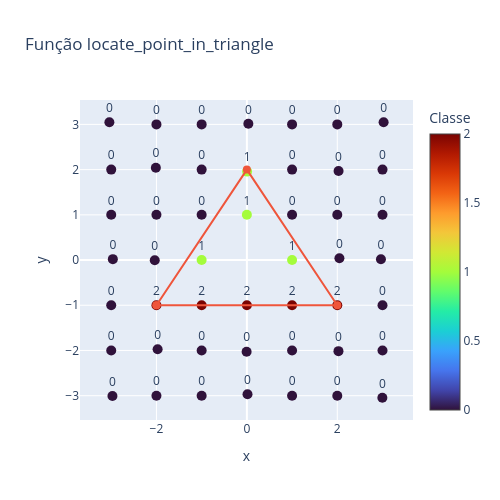

This figure's notebook cell:
### Markdown cell above
### Localização dos pontos

A partir dos sinais das três coordenadas baricêntricas, cada ponto é
classificado em relação ao triângulo segundo:

- `0`: exterior;
- `1`: interior;
- `2`: fronteira.

A fronteira é identificada considerando a tolerância numérica definida
para o projeto. A figura a seguir aplica a classificação ao mesmo conjunto
de pontos utilizado nos experimentos anteriores.

### Code cell
from tca.geometry import locate_point_in_triangle

locations = np.array(
    [locate_point_in_triangle(point, triangle) for point in points],
    dtype=np.int64,
)

fig = plot_point_order(
    points,
    locations,
    annotations=locations,
    values=locations,
    value_name="locate_point_in_triangle",
    title="Função locate_point_in_triangle",
)

# Corrige o título da escala.
fig.data[0].marker.colorbar.title = "Classe"

# Fecha o triângulo para desenhar sua fronteira.
closed_triangle = np.vstack((triangle, triangle[0]))

fig.add_trace(
    go.Scatter(
        x=closed_triangle[:, 0],
        y=closed_triangle[:, 1],
        mode="lines+markers",
        line=dict(width=2),
        marker=dict(size=8),
        name="Triângulo",
        hoverinfo="skip",
    )
)

fig.show()

### Figure 1 — Plotly figure (JSON) as saved in the notebook; plotly's stock layout.template omitted (floating-point values rounded to 4 significant figures)
{"data": [{"customdata": [[2, 2], [0, 0], [0, 0], [0, 0], [0, 0], [0, 0], [0, 0], [0, 0], [0, 0], [0, 0], [0, 0], [1, 1], [1, 1], [0, 0], [0, 0], [0, 0], [0, 0], [0, 0], [0, 0], [2, 2], [0, 0], [0, 0], [0, 0], [0, 0], [0, 0], [2, 2], [0, 0], [0, 0], [1, 1], [0, 0], [0, 0], [0, 0], [0, 0], [0, 0], [0, 0], [2, 2], [0, 0], [0, 0], [1, 1], [0, 0], [0, 0], [2, 2], [0, 0], [0, 0], [0, 0], [0, 0], [0, 0], [0, 0]], "hovertemplate": "x=%{x:.6f}<br>y=%{y:.6f}<br>order=%{customdata[0]:.0f}<br>locate_point_in_triangle=%{customdata[1]:.6f}<br><extra></extra>", "marker": {"color": [2, 0, 0, 0, 0, 0, 0, 0, 0, 0, 0, 1, 1, 0, 0, 0, 0, 0, 0, 2, 0, 0, 0, 0, 0, 2, 0, 0, 1, 0, 0, 0, 0, 0, 0, 2, 0, 0, 1, 0, 0, 2, 0, 0, 0, 0, 0, 0], "colorbar": {"title": {"text": "Classe"}}, "colorscale": [[0, "#30123b"], [0.07143, "#4145ab"], [0.1429, "#4675ed"], [0.2143, "#39a2fc"], [0.2857, "#1bcfd4"], [0.3571, "#24eca6"], [0.4286, "#61fc6c"], [0.5, "#a4fc3b"], [0.5714, "#d1e834"], [0.6429, "#f3c63a"], [0.7143, "#fe9b2d"], [0.7857, "#f36315"], [0.8571, "#d93806"], [0.9286, "#b11901"], [1, "#7a0402"]], "showscale": true, "size": 10}, "mode": "markers+text", "text": ["2", "0", "0", "0", "0", "0", "0", "0", "0", "0", "0", "1", "1", "0", "0", "0", "0", "0", "0", "2", "0", "0", "0", "0", "0", "2", "0", "0", "1", "0", "0", "0", "0", "0", "0", "2", "0", "0", "1", "0", "0", "2", "0", "0", "0", "0", "0", "0"], "textposition": "top center", "type": "scatter", "x": [2.0, 0.01439, 1.0, -1.0, 1.0, 3.0, -2.0, 1.0, -1.0, 2.028, -3.0, 0.005458, 0.0, -1.0, -3.041, -1.974, -1.0, -1.0, -3.0, -2.0, -2.0, 2.047, 1.0, -2.964, -2.0, 0.0, 3.0, 0.03276, 1.0, 2.026, 2.0, -2.973, -0.005659, 3.0, -2.037, 1.0, 3.0, 2.965, -1.0, -2.013, 2.0, -1.0, -3.0, 1.0, -3.0, 3.024, 2.997, 2.0], "y": [-1.0, -2.968, 2.0, 1.0, 3.0, 2.0, 1.0, -3.0, 2.0, 1.969, -1.0, 1.956, 1.0, 3.0, 3.048, -1.971, -3.0, -2.0, 1.0, -1.0, 3.0, 0.03931, -2.0, 0.01974, -3.0, -1.0, -2.0, 3.013, 0.0, -2.015, 1.0, -3.006, -2.027, 1.0, -0.004961, -1.0, -1.0, 0.0183, 0.0, 2.043, 3.0, -1.0, 2.0, 1.0, -2.0, 3.047, -3.046, -3.0]}, {"hoverinfo": "skip", "line": {"width": 2}, "marker": {"size": 8}, "mode": "lines+markers", "name": "Triângulo", "type": "scatter", "x": [-2.0, 2.0, 0.0, -2.0], "y": [-1.0, -1.0, 2.0, -1.0]}], "layout": {"height": 500, "showlegend": false, "title": {"text": "Função locate_point_in_triangle"}, "width": 500, "xaxis": {"scaleanchor": "y", "scaleratio": 1, "title": {"text": "x"}, "zeroline": true}, "yaxis": {"title": {"text": "y"}, "zeroline": true}}}
